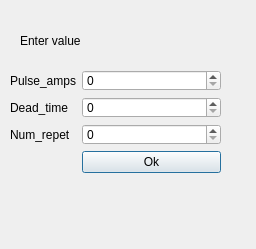
<?xml version="1.0" encoding="UTF-8"?>
<ui version="4.0">
 <class>Dialog</class>
 <widget class="QDialog" name="Dialog">
  <property name="geometry">
   <rect>
    <x>0</x>
    <y>0</y>
    <width>256</width>
    <height>249</height>
   </rect>
  </property>
  <property name="minimumSize">
   <size>
    <width>256</width>
    <height>249</height>
   </size>
  </property>
  <property name="maximumSize">
   <size>
    <width>256</width>
    <height>249</height>
   </size>
  </property>
  <property name="mouseTracking">
   <bool>false</bool>
  </property>
  <property name="acceptDrops">
   <bool>false</bool>
  </property>
  <property name="windowTitle">
   <string>Demo_window</string>
  </property>
  <widget class="QWidget" name="formLayoutWidget">
   <property name="geometry">
    <rect>
     <x>10</x>
     <y>70</y>
     <width>211</width>
     <height>103</height>
    </rect>
   </property>
   <layout class="QFormLayout" name="formLayout">
    <property name="fieldGrowthPolicy">
     <enum>QFormLayout::AllNonFixedFieldsGrow</enum>
    </property>
    <item row="0" column="0">
     <widget class="QLabel" name="label_1">
      <property name="text">
       <string>Pulse_amps</string>
      </property>
     </widget>
    </item>
    <item row="0" column="1">
     <widget class="QDoubleSpinBox" name="doubleSpinBox_for_pulse_amp">
      <property name="decimals">
       <number>0</number>
      </property>
     </widget>
    </item>
    <item row="1" column="0">
     <widget class="QLabel" name="label_2">
      <property name="text">
       <string>Dead_time</string>
      </property>
     </widget>
    </item>
    <item row="2" column="0">
     <widget class="QLabel" name="label_3">
      <property name="text">
       <string>Num_repet</string>
      </property>
     </widget>
    </item>
    <item row="2" column="1">
     <widget class="QDoubleSpinBox" name="doubleSpinBox_Num_repet">
      <property name="decimals">
       <number>0</number>
      </property>
     </widget>
    </item>
    <item row="3" column="1">
     <widget class="QPushButton" name="pushButton">
      <property name="text">
       <string>Ok</string>
      </property>
     </widget>
    </item>
    <item row="1" column="1">
     <widget class="QDoubleSpinBox" name="doubleSpinBox_Dead_time">
      <property name="decimals">
       <number>0</number>
      </property>
      <property name="maximum">
       <double>1000000.000000000000000</double>
      </property>
     </widget>
    </item>
   </layout>
  </widget>
  <widget class="QLabel" name="label_4">
   <property name="geometry">
    <rect>
     <x>20</x>
     <y>25</y>
     <width>161</width>
     <height>31</height>
    </rect>
   </property>
   <property name="text">
    <string>Enter value </string>
   </property>
  </widget>
 </widget>
 <resources/>
 <connections/>
</ui>
